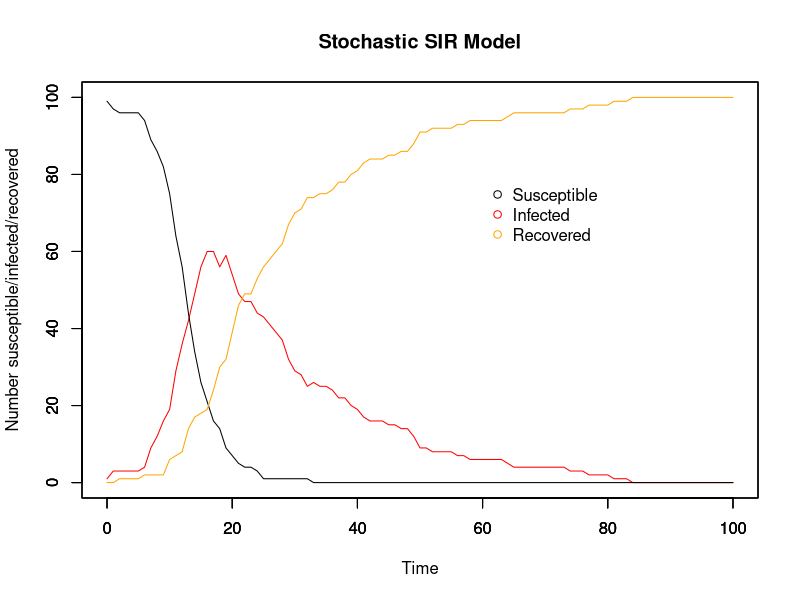
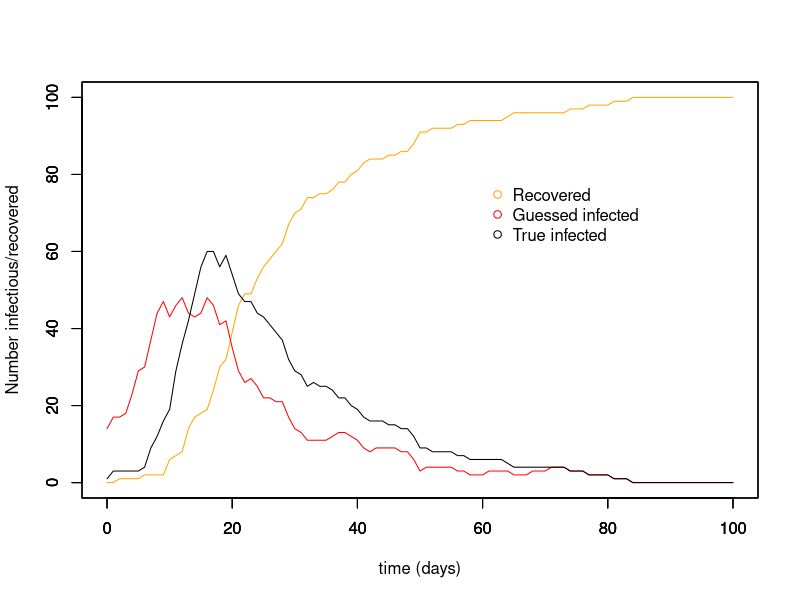

Generate these figures, in order, with R: (Note: this script raises an error after producing the figures.)
# MCMC estimating stochastic processes
# 3 unknonws: beta, gamma, and the time of infection for each individual
# 17/11/17

##########################
## Input values for SIR ##
##########################

# Time
timestep <- 1
times <- seq(0, 100, by = timestep)

# Initial population: N-1 susceptible, 1 infectious, 0 recovered
init.values = c(
  S = 100-1,
  I = 1,
  R = 0
)
N = sum(init.values)

# Beta & gammma
beta <- 5e-3
gamma <- 8e-2
1/gamma

###############
## The model ##
###############

# Array for holding collective disease status information for whole period of time
data <- array(0, dim =c(length(times), length(init.values)+3))
data[,1] <- times # make first column the timesteps to make plotting easier later on

#set.seed(22) # other good ones: 7, 14, 22, 30

# For loops for calculating the numbers susceptible, infected, and recovered at each timepoint
for (time in times){
  if (time == 0){ # Set up the number of S/I/R at time 0
    data[1,2] <- init.values["S"] # number of susceptibles at time 0
    data[1,3] <- init.values["I"] # number of infecteds at time 0
    data[1,4] <- init.values["R"] # number of recovereds at time 0
    data[1,5] <- init.values["I"] # number newly infected at time 0
    data[1,6] <- init.values["R"] # number newly recovered at time 0
    
  } else{
    whole_time <- 1/timestep * time # makes time into the whole number that it corresponds to in the array
    #inf <- rbinom(1, size = data[whole_time,2], prob = foi_t) # number who become infected in this timestep
    #rec <- rbinom(1, size = data[whole_time,3], prob = r_t)# number who become recovered in this timestep
    
    inf <- rbinom(1, size = data[whole_time,2], (1-(exp(-beta*data[whole_time,3]*timestep)))) # number who become infected in this timestep
    rec <- rbinom(1, size = data[whole_time,3], (1-(exp(-gamma*timestep)))) # number who become recovered in this timestep
    
    data[whole_time+1,2] <- data[whole_time,2] - inf # number of susceptibles at other times
    
    data[whole_time+1,3] <- data[whole_time,3]  + inf - rec # number of infecteds at other times
    
    data[whole_time+1,4] <- data[whole_time,4] + rec # number of recovereds at other times
    
    data[whole_time+1,5] <- data[whole_time+1,3] - data[whole_time,3] + data[whole_time+1,4] - data[whole_time,4] # number of newly infected
    
    data[whole_time+1,6] <- data[whole_time+1,4] - data[whole_time,4] # number of newly recovered
  }
}

###############
## SIR plots ##
###############

run_stoch <- data.frame(data) # make array into a dataframe
colnames(run_stoch) <- c("time","S", "I", "R", "new_I", "new_R")

par(mfrow = c(1,1))

# Plot for SIR model
plot(x = run_stoch$time, y = run_stoch$I, type = "line", col = "red", ylim = c(0,N),
     xlab = "Time", ylab = "Number susceptible/infected/recovered", main = "Stochastic SIR Model")
par(new=T)
plot(x = run_stoch$time, y = run_stoch$S, type = "line", ylim = c(0,N), ylab = "", xlab = "") # add susceptible line
par(new=T)
plot(x = run_stoch$time, y = run_stoch$R, type = "line", col = "orange", ylim = c(0,N), ylab = "", xlab = "") # recovered

# Add legend
legend(60, 0.8*N, c("Susceptible", "Infected", "Recovered"), pch = 1, col = c("black", "red", "orange"), bty = "n")

# Plot for newly infected and newly recovered
# plot(x = run_stoch$time, y = run_stoch$new_I, type = "line", col = "red", ylim = c(0,max(run_stoch$new_I)),
#      xlab = "Time", ylab = "Number newly infected/recovered", main = "New infections/recoveries")
# par(new=T)
# plot(x = run_stoch$time, y = run_stoch$new_R, type = "line", col = "orange", ylim = c(0,max(run_stoch$new_I)), ylab = "", xlab = "") # add susceptible line

#################
## Guess new_I ##
#################

inf_period <- ceiling(1/gamma) # mean infectious period calculated from gamma

for (i in 1:nrow(run_stoch)){
run_stoch$guess_new_I[i] <- run_stoch$new_R[i+(inf_period/timestep)] # guess newly infected, translates days into no. of timesteps
run_stoch$guess_I[i] <- run_stoch$R[i+(inf_period/timestep)] - run_stoch$R[i]
run_stoch$guess_S[i] <- N - (run_stoch$R[i] + run_stoch$guess_I[i])
}
run_stoch[is.na(run_stoch)] <- 0

plot(run_stoch$time, run_stoch$R, ylim = c(0,N), type = "line", col = "orange", xlab = "time (days)", ylab = "Number infectious/recovered")
par(new=T)
plot(run_stoch$time, run_stoch$guess_I, ylim = c(0,N), type = "line", col = "red", xlab = " ", ylab = " ")
par(new=T)
plot(x = run_stoch$time, y = run_stoch$I, type = "line", col = "black", ylim = c(0,N), xlab = " ", ylab = " ")
legend(60, 0.8*N, c("Recovered", "Guessed infected", "True infected"), pch = 1, col = c("orange", "red", "black"), bty = "n")

##################################
## Likelihood, prior, posterior ##
##################################

# Likelihood distribution for beta and gamma
likelihood <- function(param){
  beta = as.numeric(param[1])
  gamma = as.numeric(param[2])
  total = array(0, dim = (c(nrow(run_stoch))))
  I = as.numeric(inf_chain[,iteration,1])
  new_I = as.numeric(inf_chain[,iteration,2])
  
  for (i in 1:nrow(run_stoch)){
    betalikelihood = dbinom(new_I[i+1], (N - I[i] - run_stoch$R[i]), (1-(exp(-beta*I[i]*timestep))), log = T)
    gammalikelihood = dbinom(run_stoch$new_R[i+1], I[i], (1-(exp(-gamma*timestep))), log = T)
    total[i] = betalikelihood + gammalikelihood
  }
  #print(total[i])
  return(sum(total, na.rm = T))
}

# Likelihood distribution for infection
# Keep beta and gamma constant, change I
inf_likelihood <- function(param){
  beta = 0.005 #as.numeric(chain[iteration-1,1]) # most recent guess of beta
  gamma = 0.08 #as.numeric(chain[iteration-1,2]) # most recent guess of gamma
  I = c(param[,1])
  new_I = c(param[,2])

  #print(I)
  #print(new_I)

  inf_total = array(0, dim = (c(nrow(run_stoch))))

  for (i in 1:nrow(run_stoch)){
    betalikelihood = dbinom(new_I[i+1], (N - I[i] - run_stoch$R[i]), (1-(exp(-beta*I[i]*timestep))), log = T)
    gammalikelihood = dbinom(run_stoch$new_R[i+1], I[i], (1-(exp(-gamma*timestep))), log = T)
    print(beta)
    #print(betalikelihood)
    #print(gammalikelihood)
    inf_total[i] = betalikelihood + gammalikelihood
    #print(inf_total[i])
  }
  return(sum(inf_total, na.rm = T))
}

# Prior distribution
prior <- function(param){
  beta = as.numeric(param[1])
  gamma = as.numeric(param[2])
  betaprior = dunif(beta, min = 0, max = 100, log = T)
  gammaprior = dunif(gamma, min = 0, max = 100, log = T)
  return(betaprior + gammaprior)
}

# Posterior distribution for beta and gamma
posterior <- function(param){
  return (likelihood(param) + prior(param))
}

# Posterior distribution for infectious
inf_posterior <- function(param){
  return (inf_likelihood(param) + prior(param))
}

# Proposal function for beta and gamma
proposalfunction <- function(param){ 
  
  beta_prop = rnorm(1, mean = param[1], sd = 0.01 )
  gamma_prop = rnorm(1, mean = param[2], sd = 0.01)

  
  return(c(beta_prop, gamma_prop))
}

# Proposal function for I
# inf_proposalfunction <- function(param){
#   changed_I <- sample(length(times), 1) # choose the timepoint at which I will be changed
#   inf_list <- c(-1, 1)
#   inf <- sample(inf_list, 1) # will the change at that timepoint be + or - 1 I
# 
#   I_prop <- param[1] + inf
#   new_I_prop <- param[2] + inf
#   
#   print(I_prop)
#   print(new_I_prop)
#   
#   return(c(I_prop, new_I_prop))
# }

# Give a starting point for running iterations, necessary for putting the right betas, gammas, and Is into functions
iteration = 0

run_metropolis_MCMC <- function(startvalue, iterations){
  chain = array(dim = c(iterations+1,2))
  
  chain[1,] = startvalue
  
  inf_chain = array(dim = c(length(times), iterations+1, 2)) # chain for infectious
  inter_inf = array(dim = c(length(times), iterations+1, 2)) # intermediate infectious array
  inf_chain[,1,1] = start_I
  inf_chain[,1,2] = start_new_I
  inf_list <- c(-1, 1) # used for choosing -1 or +1 randomly
  
  # Proposals
  for (i in 1:iterations){
    iteration = iteration + 1 # keeps track of which iteration you're on
    
  # Infectious
    changed_I <- sample(length(times), 1)
    inf <- sample(inf_list, 1) # will the change at that timepoint be + or - 1 I
    
    inter_inf[,i,] = inf_chain[,i,]
    inter_inf[changed_I,i,] = inf_chain[changed_I, i,] + inf
    inf_proposal = inter_inf[,i,]
    
    #print(inf_proposal)
    inf_probab = inf_posterior(inf_proposal) - inf_posterior(inf_chain[,i,])
    if (log(runif(1)) < inf_probab){
      inf_chain[,i+1,] = inf_proposal
    }else{
      inf_chain[,i+1,] = inf_chain[,i,]
    }
    
    # Beta and gamma
    proposal = proposalfunction(chain[i,])
    
    if (proposal[1] < 0.0 & proposal[2] < 0.0 ){
      chain[i+1,] = chain[i,]
      
    } else if (proposal[1] < 0.0 & proposal[2] >= 0.0){
      proposal[1] = chain[i,1]
      probab = posterior(proposal) - posterior(chain[i,])
      # print(probab)
      if (log(runif(1)) < probab){
        chain[i+1,] = proposal
      }else{
        chain[i+1,] = chain[i,]
      }
      
    } else if (proposal[1] >= 0.0 & proposal[2] < 0.0){
      proposal[2] = chain[i,2]
      probab = posterior(proposal) - posterior(chain[i,])
      # print(probab)
      if (log(runif(1)) < probab){
        chain[i+1,] = proposal
      }else{
        chain[i+1,] = chain[i,]
      }
      
    } else{
      probab = posterior(proposal) - posterior(chain[i,])
      # print(probab)
      if (log(runif(1)) < probab){
        chain[i+1,] = proposal
      }else{
        chain[i+1,] = chain[i,]
      }
    }
  }
  return(chain)
}

# Where to start the chain for beta and gamma
startvalue <- c(0.01,0.01)

# Where to start the guessing for I
start_I <- run_stoch$guess_I
start_new_I <- run_stoch$guess_new_I

# Number of runs
iterations = 5
#set.seed(4)
chain <- run_metropolis_MCMC(startvalue, iterations)

# The beginning of the chain is biased towards the starting point, so take them out
# normally burnin is 10%-50% of the runs
burnIn = 0.1*iterations
acceptance <- 1-mean(duplicated(chain[-(1:burnIn),]))

################
## MCMC Plots ##
################

par(mfrow = c(2,2))

hist(chain[-(1:burnIn),1],nclass=30, main="Posterior of beta")
abline(v = mean(chain[-(1:burnIn),1]), col = "red")

hist(chain[-(1:burnIn),2],nclass=30, main="Posterior of gamma")
abline(v = mean(chain[-(1:burnIn),2]), col = "red")

plot(chain[-(1:burnIn),1], type = "l", main = "Chain values of beta")

plot(chain[-(1:burnIn),2], type = "l", main = "Chain values of gamma")

# Plot beta vs. gamma
par(mfrow = c(1,1))
library(RColorBrewer)
library(MASS)

plot(x = chain[,2], y = chain[,1], xlab = "Gamma", ylab = "Beta", pch = 20, cex = 0.8)
# abline(lm(chain[,1]~chain[,2]), col="red") # regression line

k <- 11
my.cols <- rev(brewer.pal(k, "RdYlBu"))
z <- kde2d(chain[,2], chain[,1], n=50)
filled.contour(z, nlevels=k, col=my.cols, xlab = "Gamma", ylab = "Beta")

########################################################################################################################

########################################################################################################################

# A method of randomly choosing -1 or +1 with equal probability
# inf_list <- c(-1, 1)
# sample(inf_list, 1)

# Keeps track of which iteration you're on
# iteration = 0
# for (i in 1:iterations){
#   iteration = iteration + 1
# }
